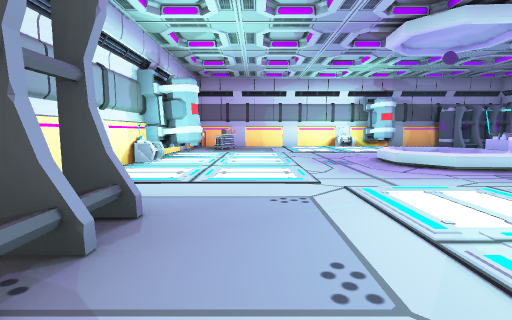
View 1 (above)

12 first-person views from a walk through a scene from a Unity 3-D project. The camera is 1.5 m above the floor, tilts 6° down and sees 85° across. The floor is counted in squares, 2 m on a side. Each view is taken from the middle of a square. On the plan, view 1 faces up. The plan holds only what a view shows up to about 10 squares ahead; the rest is blank. The place goes on beyond the plan. The player character is not drawn. Some animated figures are not drawn. Door leaves are left out, so doorways stand open.

View 2
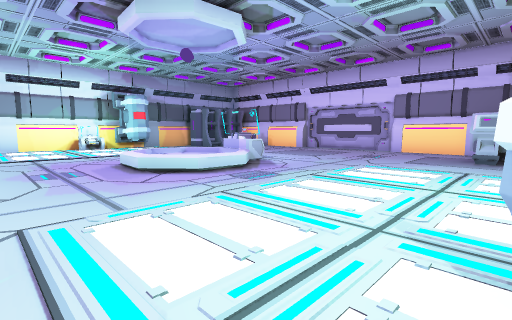

View 3
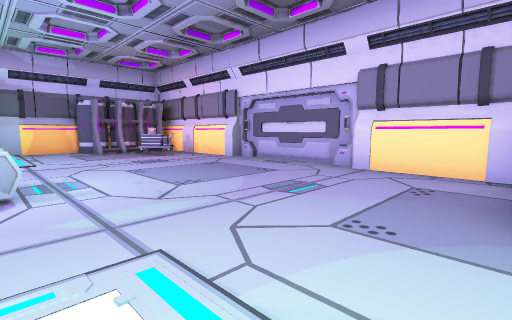

View 4
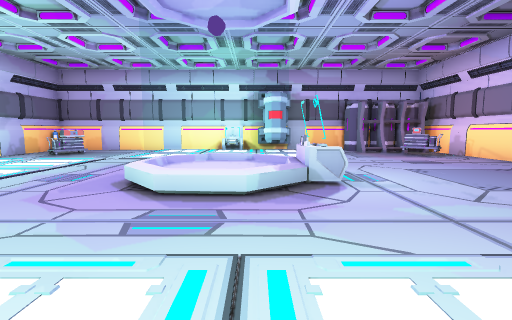

View 5
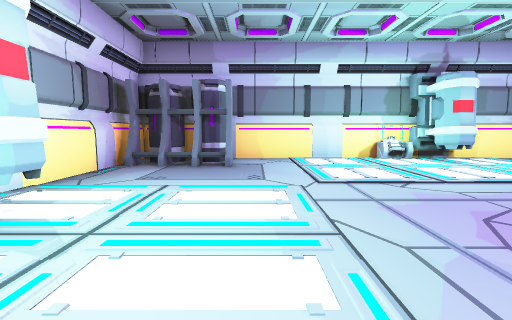

View 6
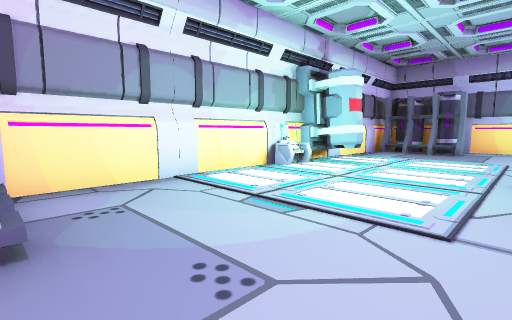

View 7
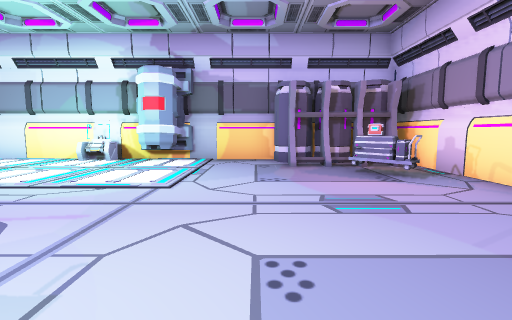

View 8
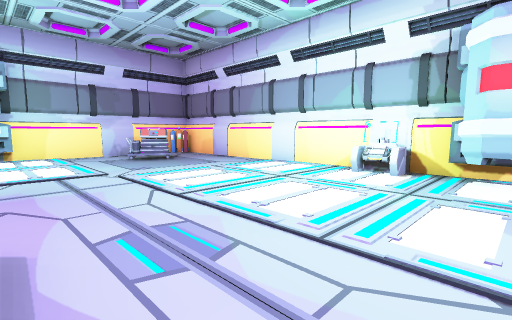

View 9
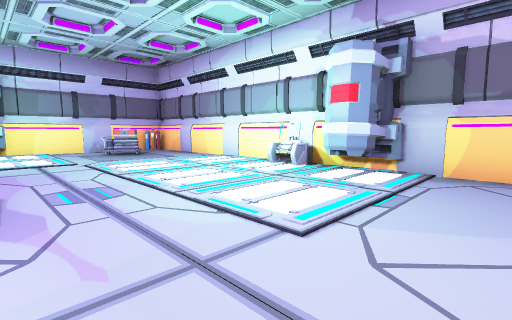

View 10
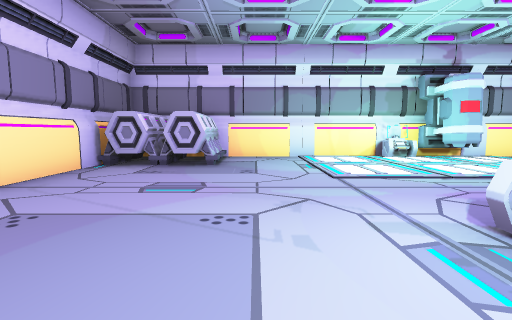

View 11
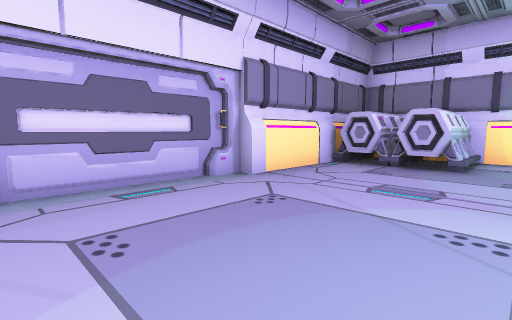

View 12
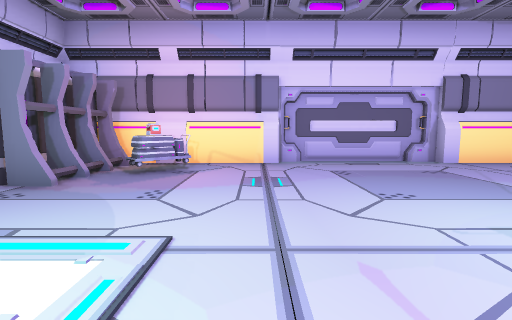

### Floor plan
Points are (right, up) in squares from view 1. A wall is a line through its corners. A room is listed if a view was taken in it or the views show most of it. See-through windows are left out.
Room 1 (views 1, 2, 3, 4, 5, 6, 7, 8, 9, 10, 11, 12)
walls: (6.2, 12.2) (5.5, 12.2) (5.2, 12.4); (6.2, 13.1) (6.2, 12.4) (5.9, 12.2); (6.4, 13.1) (5.5, 13.1); (2.8, 1.1) (3.1, 0.8); (5.1, 13.3) (-2.3, 13.3); (-1.5, 7.8) (-1.8, 7.5) (-2.5, 7.5); (11.5, 8.5) (11.5, 13); (2.2, 0.8) (2.4, 1.1) (3.1, 1.1) (3.1, 0.1); (12, 7.8) (11.8, 8.5); (8.2, 13.3) (5.5, 13.3); (11.9, 4.6) (11.9, 8.5); (2, 0.1) (3.3, 0.1) (3.3, -0.2); (-2.5, 8.6) (-2.5, 7.4); (-2.9, 6.5) (-2.9, -0.1) (9.1, -0.1); (11.5, 1.4) (11.5, 4.7); (-2.9, 12.5) (-2.9, 7.5)
objects: other object (-3, 7); other object (-3, 13); other object (-2, 1); other object (-2, 2); other object (-2, 13); other object (-1, 1) to (-1, 2); cart (-1, 11); other object (4, 0); other object (4, 6) to (5, 7); other object (4, 13); other object (6, 6) to (6, 7); battery (9, 1) to (10, 2); other object (9, 12) to (10, 12); other object (9, 13); cart (10, 11); other object (10, 13); battery (11, 1) to (11, 2); other object (11, 13)

Where each view was taken, in squares from view 1:
view 1: 0 up, 0 right, facing up
view 2: 1 up, 1 right, facing up-right
view 3: 2 up, 6 right, facing up-right
view 4: 2 up, 5 right, facing up
view 5: 3 up, 5 right, facing left
view 6: 4 up, 9 right, facing down-left
view 7: 6 up, 8 right, facing up
view 8: 8 up, 6 right, facing up-left
view 9: 8 up, 8 right, facing up-left
view 10: 8 up, 8 right, facing down
view 11: 8 up, 8 right, facing down-right
view 12: 9 up, 5 right, facing right
